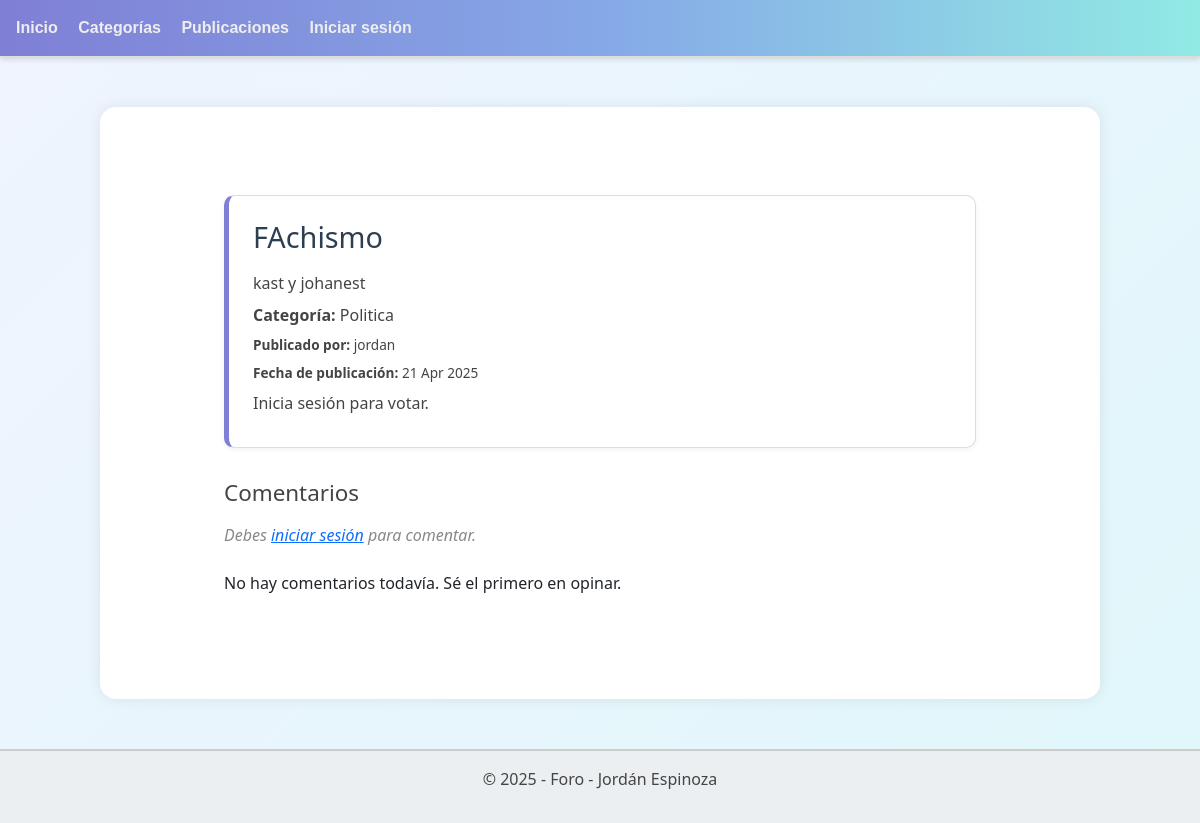
The page /foro/publicaciones/detalle/14 on the database as committed earlier.
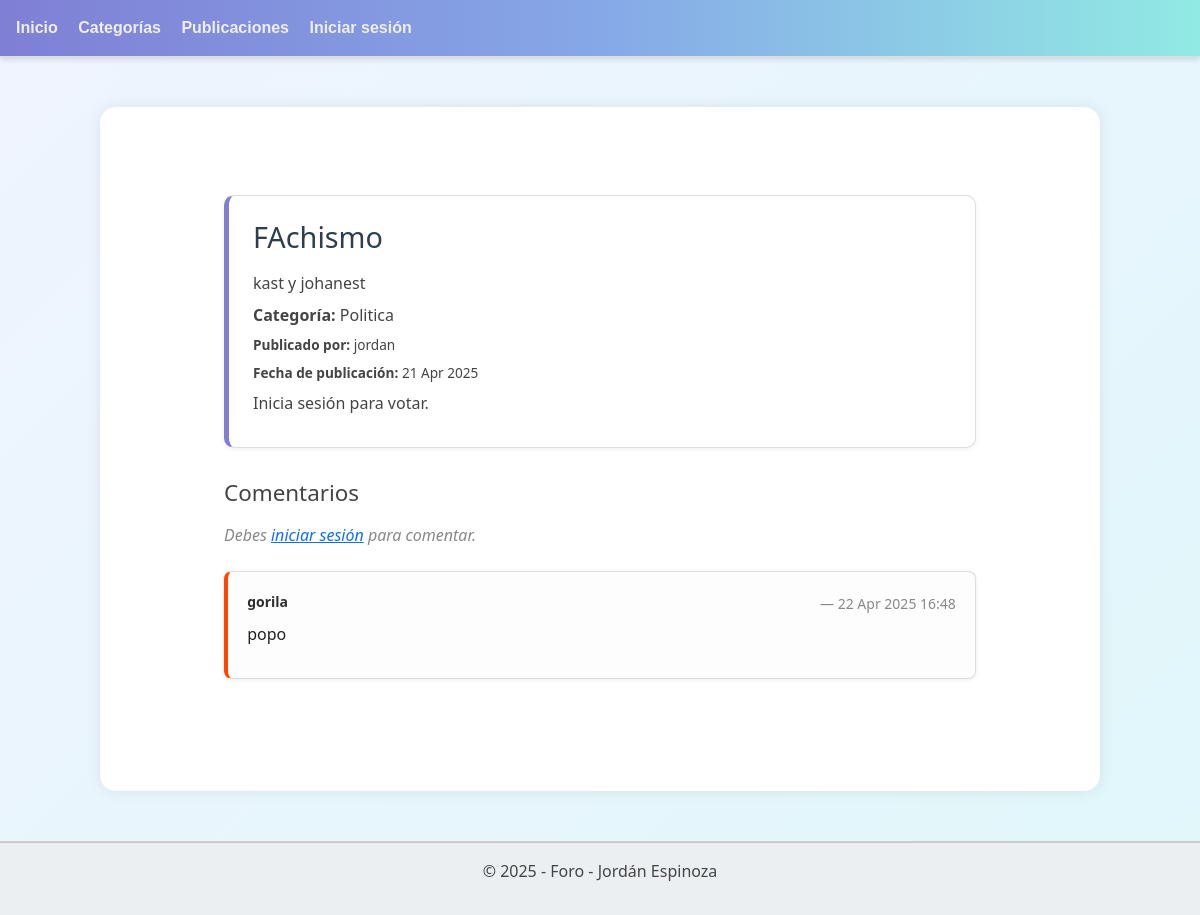
The same page on the database as committed later.
### foro_aplicacion/models.py (models this page shows, shortened)
class Comentario(models.Model):
    publicacion = models.ForeignKey(Publicacion, on_delete=models.CASCADE, related_name='comentarios')
    usuario = models.ForeignKey(Usuario, on_delete=models.CASCADE, related_name='comentarios')
    contenido = models.TextField()
    fecha_creacion = models.DateTimeField(auto_now_add=True)

class Usuario(AbstractUser):
    correo = models.EmailField(max_length=100, unique=True)
    es_admin = models.BooleanField(default=False)
    es_baneado = models.BooleanField(default=False)
    es_moderador = models.BooleanField(default=False)
    es_autor = models.BooleanField(default=False)
    reputacion = models.IntegerField(default=0)
    class Meta:
        verbose_name = 'Usuario'
        verbose_name_plural = 'Usuarios'

### foro_aplicacion/views.py (the view, shortened to what this page needs)
# urls.py: path('publicaciones/detalle/<int:pk>', PublicacionDetailView.as_view(), name='detalle_publicacion'),
class PublicacionDetailView(FormMixin, DetailView):
    model = Publicacion
    template_name = 'publicaciones/detalle.html'
    context_object_name = 'publicacion'
    form_class = ComentarioForm
    def get_context_data(self, **kwargs):
        context = super().get_context_data(**kwargs)
        publicacion = self.get_object()
        context['comentarios'] = Comentario.objects.filter(publicacion=publicacion).order_by('fecha_creacion')
        context['likes'] = publicacion.votos.filter(valor=1).count()
        context['dislikes'] = publicacion.votos.filter(valor=-1).count()
        if 'form' not in context:
            context['form'] = self.get_form()
        return context

### foro_aplicacion/templates/publicaciones/detalle.html (shortened to what this page needs)
{% extends 'template_base.html' %}
{% block body %}
<div class="detalle-publicacion-container">
    <div class="publicacion-detalle-card">
        <h1 class="titulo">{{ publicacion.titulo }}</h1>
        <p class="contenido">{{ publicacion.cuerpo }}</p>
        <p class="categoria"><strong>Categoría:</strong> {{ publicacion.categoria.nombre }}</p>
        <p class="autor"><strong>Publicado por:</strong> {{ publicacion.usuario.username }}</p>
        <p class="fecha"><strong>Fecha de publicación:</strong> {{ publicacion.fecha_creacion|date:"d M Y" }}</p>
        {% if user.is_authenticated %}
        <div class="votos mt-3">
            <form method="post" action="{% url 'crear_voto' publicacion.id %}" style="display:inline;">
                {% csrf_token %}
                <input type="hidden" name="valor" value="1">
                <button type="submit" class="btn btn-success btn-sm">👍 Like</button>
            </form>
            <form method="post" action="{% url 'crear_voto' publicacion.id %}" style="display:inline;">
                {% csrf_token %}
                <input type="hidden" name="valor" value="-1">
                <button type="submit" class="btn btn-danger btn-sm">👎 Dislike</button>
            </form>
            <p class="mt-2">
                Likes: {{ likes }} | Dislikes: {{ dislikes }}
            </p>
        </div>
        {% else %}
            <p class="mt-2">Inicia sesión para votar.</p>
        {% endif %}
    </div>
    <div class="comentarios-section">
        <h2>Comentarios</h2>
        {% if user.is_authenticated %}
            <form method="post" class="formulario-comentario">
                {% csrf_token %}
                {{ form.as_p }}
                <button type="submit" class="btn btn-primary">Comentar</button>
            </form>
        {% else %}
            <p class="info-login">Debes <a href="{% url 'login' %}">iniciar sesión</a> para comentar.</p>
        {% endif %}
        <div class="lista-comentarios">
        {% for comentario in comentarios %}
            <div class="comentario-card fade-in">
                <div class="comentario-header">
                    <strong>{{ comentario.usuario.username }}</strong>
                    <span class="comentario-fecha">— {{ comentario.fecha_creacion|date:"d M Y H:i" }}</span>
                </div>
                <p class="comentario-texto">{{ comentario.contenido }}</p>
            </div>
        {% empty %}
            <p>No hay comentarios todavía. Sé el primero en opinar.</p>
        {% endfor %}
        </div>
    </div>
</div>
<link href="https://cdn.jsdelivr.net/npm/bootstrap@5.3.0-alpha1/dist/css/bootstrap.min.css" rel="stylesheet">
{% endblock %}

Rows that differ between the two databases and show on the page:
added Comentario: usuario.username "gorila", fecha_creacion "22 Apr 2025 16:48", contenido "popo"
Other text that changed with them:
text no longer shown: "No hay comentarios todavía. Sé el primero en opinar."
